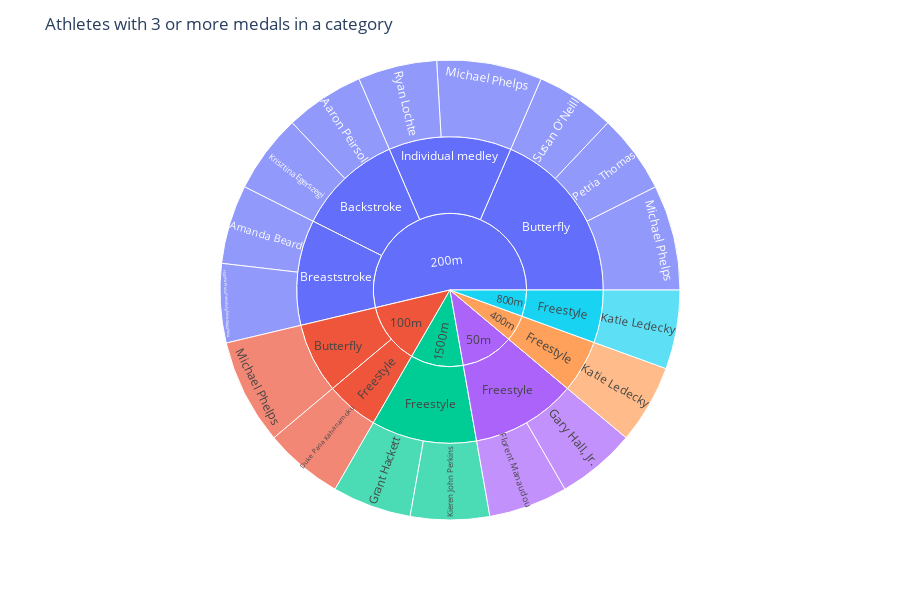

The cell this chart's notebook holds for it:
### Code cell
# athletes with 3 or more medals in a category

athletes = df.groupby(['Athlete', 'Gender', 'Team', 'Distance', 'Stroke']).size().reset_index(name='Count')

athletics = athletes[athletes['Count'] >= 3].sort_values(['Distance', 'Stroke'])

fig = px.sunburst(athletics, path=['Distance', 'Stroke', 'Athlete'], values='Count', hover_data=['Team', 'Gender'])

fig.update_layout(title='Athletes with 3 or more medals in a category', height=600)

iplot(fig)

athletics

### Figure 1 — Plotly figure (JSON) as saved in the notebook; plotly's stock layout.template omitted (floating-point values rounded to 4 significant figures)
{"data": [{"branchvalues": "total", "customdata": [["USA", "Men"], ["USA", "Women"], ["USA", "Men"], ["FRA", "Men"], ["USA", "Men"], ["AUS", "Men"], ["URS", "Women"], ["USA", "Women"], ["USA", "Women"], ["AUS", "Men"], ["HUN", "Women"], ["USA", "Men"], ["USA", "Men"], ["USA", "Men"], ["AUS", "Women"], ["USA", "Men"], ["AUS", "Women"], ["(?)", "(?)"], ["(?)", "Women"], ["USA", "Men"], ["(?)", "(?)"], ["USA", "Men"], ["AUS", "Men"], ["USA", "Women"], ["(?)", "Men"], ["USA", "Women"], ["USA", "Men"], ["USA", "Men"], ["AUS", "Men"], ["(?)", "(?)"], ["USA", "Women"], ["(?)", "Men"], ["USA", "Women"]], "domain": {"x": [0.0, 1.0], "y": [0.0, 1.0]}, "hovertemplate": "labels=%{label}<br>Count=%{value}<br>parent=%{parent}<br>id=%{id}<br>Team=%{customdata[0]}<br>Gender=%{customdata[1]}<extra></extra>", "ids": ["200m/Backstroke/Aaron Peirsol", "200m/Breaststroke/Amanda Beard", "100m/Freestyle/Duke Paoa Kahanamoku", "50m/Freestyle/Florent Manaudou", "50m/Freestyle/Gary Hall, Jr.", "1500m/Freestyle/Grant Hackett", "200m/Breaststroke/Halyna Prozumenshchykova-Stepanova", "400m/Freestyle/Katie Ledecky", "800m/Freestyle/Katie Ledecky", "1500m/Freestyle/Kieren John Perkins", "200m/Backstroke/Krisztina Egerszegi", "100m/Butterfly/Michael Phelps", "200m/Butterfly/Michael Phelps", "200m/Individual medley/Michael Phelps", "200m/Butterfly/Petria Thomas", "200m/Individual medley/Ryan Lochte", "200m/Butterfly/Susan O'Neill", "200m/Backstroke", "200m/Breaststroke", "100m/Butterfly", "200m/Butterfly", "100m/Freestyle", "1500m/Freestyle", "400m/Freestyle", "50m/Freestyle", "800m/Freestyle", "200m/Individual medley", "100m", "1500m", "200m", "400m", "50m", "800m"], "labels": ["Aaron Peirsol", "Amanda Beard", "Duke Paoa Kahanamoku", "Florent Manaudou", "Gary Hall, Jr.", "Grant Hackett", "Halyna Prozumenshchykova-Stepanova", "Katie Ledecky", "Katie Ledecky", "Kieren John Perkins", "Krisztina Egerszegi", "Michael Phelps", "Michael Phelps", "Michael Phelps", "Petria Thomas", "Ryan Lochte", "Susan O'Neill", "Backstroke", "Breaststroke", "Butterfly", "Butterfly", "Freestyle", "Freestyle", "Freestyle", "Freestyle", "Freestyle", "Individual medley", "100m", "1500m", "200m", "400m", "50m", "800m"], "name": "", "parents": ["200m/Backstroke", "200m/Breaststroke", "100m/Freestyle", "50m/Freestyle", "50m/Freestyle", "1500m/Freestyle", "200m/Breaststroke", "400m/Freestyle", "800m/Freestyle", "1500m/Freestyle", "200m/Backstroke", "100m/Butterfly", "200m/Butterfly", "200m/Individual medley", "200m/Butterfly", "200m/Individual medley", "200m/Butterfly", "200m", "200m", "100m", "200m", "100m", "1500m", "400m", "50m", "800m", "200m", "", "", "", "", "", ""], "type": "sunburst", "values": [3, 3, 3, 3, 3, 3, 3, 3, 3, 3, 3, 4, 4, 4, 3, 3, 3, 6, 6, 4, 10, 3, 6, 3, 6, 3, 7, 7, 6, 29, 3, 6, 3]}], "layout": {"height": 600, "legend": {"tracegroupgap": 0}, "margin": {"t": 60}, "title": {"text": "Athletes with 3 or more medals in a category"}}}
